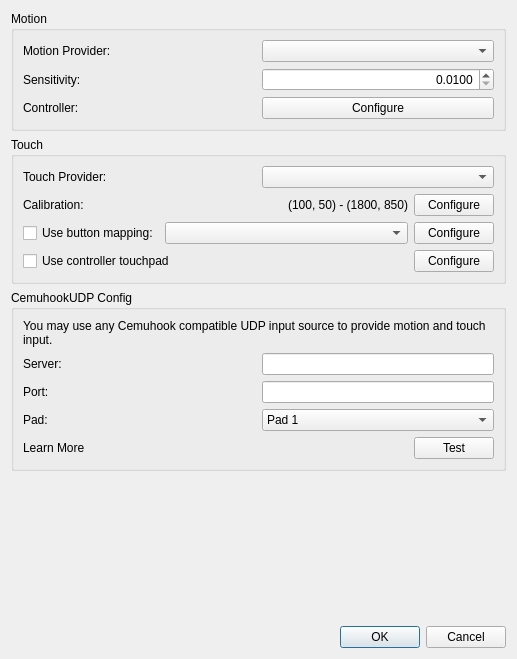
<?xml version="1.0" encoding="UTF-8"?>
<ui version="4.0">
 <class>ConfigureMotionTouch</class>
 <widget class="QDialog" name="ConfigureMotionTouch">
  <property name="geometry">
   <rect>
    <x>0</x>
    <y>0</y>
    <width>517</width>
    <height>659</height>
   </rect>
  </property>
  <property name="windowTitle">
   <string>Configure Motion / Touch</string>
  </property>
  <layout class="QVBoxLayout">
   <item>
    <widget class="QGroupBox" name="motion_group_box">
     <property name="title">
      <string>Motion</string>
     </property>
     <layout class="QVBoxLayout">
      <item>
       <layout class="QHBoxLayout">
        <item>
         <widget class="QLabel" name="motion_provider_label">
          <property name="text">
           <string>Motion Provider:</string>
          </property>
         </widget>
        </item>
        <item>
         <widget class="QComboBox" name="motion_provider"/>
        </item>
       </layout>
      </item>
      <item>
       <layout class="QHBoxLayout">
        <item>
         <widget class="QLabel" name="motion_sensitivity_label">
          <property name="text">
           <string>Sensitivity:</string>
          </property>
         </widget>
        </item>
        <item>
         <widget class="QDoubleSpinBox" name="motion_sensitivity">
          <property name="alignment">
           <set>Qt::AlignRight|Qt::AlignTrailing|Qt::AlignVCenter</set>
          </property>
          <property name="decimals">
           <number>4</number>
          </property>
          <property name="minimum">
           <double>0.010000000000000</double>
          </property>
          <property name="maximum">
           <double>10.000000000000000</double>
          </property>
          <property name="singleStep">
           <double>0.001000000000000</double>
          </property>
          <property name="value">
           <double>0.010000000000000</double>
          </property>
         </widget>
        </item>
       </layout>
      </item>
      <item>
       <layout class="QHBoxLayout">
        <item>
         <widget class="QLabel" name="motion_controller_label">
          <property name="text">
           <string>Controller:</string>
          </property>
         </widget>
        </item>
        <item>
         <widget class="QPushButton" name="motion_controller_button">
          <property name="text">
           <string>Configure</string>
          </property>
         </widget>
        </item>
       </layout>
      </item>
     </layout>
    </widget>
   </item>
   <item>
    <widget class="QGroupBox" name="touch_group_box">
     <property name="title">
      <string>Touch</string>
     </property>
     <layout class="QVBoxLayout">
      <item>
       <layout class="QHBoxLayout">
        <item>
         <widget class="QLabel" name="touch_provider_label">
          <property name="text">
           <string>Touch Provider:</string>
          </property>
         </widget>
        </item>
        <item>
         <widget class="QComboBox" name="touch_provider"/>
        </item>
       </layout>
      </item>
      <item>
       <layout class="QHBoxLayout">
        <item>
         <widget class="QLabel" name="touch_calibration_label">
          <property name="text">
           <string>Calibration:</string>
          </property>
         </widget>
        </item>
        <item>
         <widget class="QLabel" name="touch_calibration">
          <property name="text">
           <string>(100, 50) - (1800, 850)</string>
          </property>
          <property name="alignment">
           <set>Qt::AlignRight|Qt::AlignTrailing|Qt::AlignVCenter</set>
          </property>
         </widget>
        </item>
        <item>
         <widget class="QPushButton" name="touch_calibration_config">
          <property name="sizePolicy">
           <sizepolicy hsizetype="Maximum" vsizetype="Fixed">
            <horstretch>0</horstretch>
            <verstretch>0</verstretch>
           </sizepolicy>
          </property>
          <property name="text">
           <string>Configure</string>
          </property>
         </widget>
        </item>
       </layout>
      </item>
      <item>
       <layout class="QHBoxLayout">
        <item>
         <widget class="QCheckBox" name="touch_from_button_checkbox">
          <property name="sizePolicy">
           <sizepolicy hsizetype="Maximum" vsizetype="Fixed">
            <horstretch>0</horstretch>
            <verstretch>0</verstretch>
           </sizepolicy>
          </property>
          <property name="text">
           <string>Use button mapping:</string>
          </property>
         </widget>
        </item>
        <item>
         <widget class="QComboBox" name="touch_from_button_map"/>
        </item>
        <item>
         <widget class="QPushButton" name="touch_from_button_config_btn">
          <property name="sizePolicy">
           <sizepolicy hsizetype="Maximum" vsizetype="Fixed">
            <horstretch>0</horstretch>
            <verstretch>0</verstretch>
           </sizepolicy>
          </property>
          <property name="text">
           <string>Configure</string>
          </property>
         </widget>
        </item>
       </layout>
      </item>
      <item>
       <layout class="QHBoxLayout" name="touchpad_hlayout">
        <item>
         <widget class="QCheckBox" name="touchpad_checkbox">
          <property name="toolTip">
           <string>Map touchpads on controllers like the DualSense directly to touch</string>
          </property>
          <property name="text">
           <string>Use controller touchpad</string>
          </property>
         </widget>
        </item>
        <item alignment="Qt::AlignRight">
         <widget class="QPushButton" name="touchpad_config_btn">
          <property name="text">
           <string>Configure</string>
          </property>
         </widget>
        </item>
       </layout>
      </item>
     </layout>
    </widget>
   </item>
   <item>
    <widget class="QGroupBox" name="udp_config_group_box">
     <property name="title">
      <string>CemuhookUDP Config</string>
     </property>
     <layout class="QVBoxLayout">
      <item>
       <widget class="QLabel" name="udp_help">
        <property name="text">
         <string>You may use any Cemuhook compatible UDP input source to provide motion and touch input.</string>
        </property>
        <property name="alignment">
         <set>Qt::AlignLeading|Qt::AlignLeft|Qt::AlignTop</set>
        </property>
        <property name="wordWrap">
         <bool>true</bool>
        </property>
       </widget>
      </item>
      <item>
       <layout class="QHBoxLayout">
        <item>
         <widget class="QLabel" name="udp_server_label">
          <property name="text">
           <string>Server:</string>
          </property>
         </widget>
        </item>
        <item>
         <widget class="QLineEdit" name="udp_server">
          <property name="sizePolicy">
           <sizepolicy hsizetype="Minimum" vsizetype="Fixed">
            <horstretch>0</horstretch>
            <verstretch>0</verstretch>
           </sizepolicy>
          </property>
         </widget>
        </item>
       </layout>
      </item>
      <item>
       <layout class="QHBoxLayout">
        <item>
         <widget class="QLabel" name="udp_port_label">
          <property name="text">
           <string>Port:</string>
          </property>
         </widget>
        </item>
        <item>
         <widget class="QLineEdit" name="udp_port">
          <property name="sizePolicy">
           <sizepolicy hsizetype="Minimum" vsizetype="Fixed">
            <horstretch>0</horstretch>
            <verstretch>0</verstretch>
           </sizepolicy>
          </property>
         </widget>
        </item>
       </layout>
      </item>
      <item>
       <layout class="QHBoxLayout">
        <item>
         <widget class="QLabel" name="udp_pad_index_label">
          <property name="text">
           <string>Pad:</string>
          </property>
         </widget>
        </item>
        <item>
         <widget class="QComboBox" name="udp_pad_index">
          <item>
           <property name="text">
            <string>Pad 1</string>
           </property>
          </item>
          <item>
           <property name="text">
            <string>Pad 2</string>
           </property>
          </item>
          <item>
           <property name="text">
            <string>Pad 3</string>
           </property>
          </item>
          <item>
           <property name="text">
            <string>Pad 4</string>
           </property>
          </item>
         </widget>
        </item>
       </layout>
      </item>
      <item>
       <layout class="QHBoxLayout">
        <item>
         <widget class="QLabel" name="udp_learn_more">
          <property name="text">
           <string>Learn More</string>
          </property>
         </widget>
        </item>
        <item>
         <widget class="QPushButton" name="udp_test">
          <property name="sizePolicy">
           <sizepolicy hsizetype="Maximum" vsizetype="Fixed">
            <horstretch>0</horstretch>
            <verstretch>0</verstretch>
           </sizepolicy>
          </property>
          <property name="text">
           <string>Test</string>
          </property>
         </widget>
        </item>
       </layout>
      </item>
     </layout>
    </widget>
   </item>
   <item>
    <spacer>
     <property name="orientation">
      <enum>Qt::Vertical</enum>
     </property>
     <property name="sizeHint" stdset="0">
      <size>
       <width>167</width>
       <height>55</height>
      </size>
     </property>
    </spacer>
   </item>
   <item>
    <widget class="QDialogButtonBox" name="buttonBox">
     <property name="standardButtons">
      <set>QDialogButtonBox::Cancel|QDialogButtonBox::Ok</set>
     </property>
    </widget>
   </item>
  </layout>
 </widget>
 <resources/>
 <connections/>
</ui>
